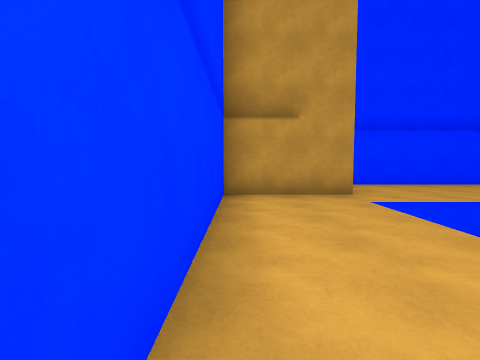
view 1 (above)

19 first-person views from a walk through a 3-D level made in the Unity game engine. The camera is 1.4 m above the floor, tilts 4° down and sees 80° across. The floor is counted in squares, 2 m on a side. Each view is taken from the middle of a square. On the plan, view 1 faces up. The plan holds only what a view shows up to about 10 squares ahead; the rest is blank. The place goes on beyond the plan.

view 2
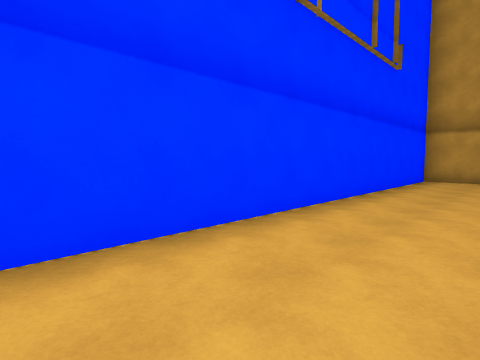

view 3
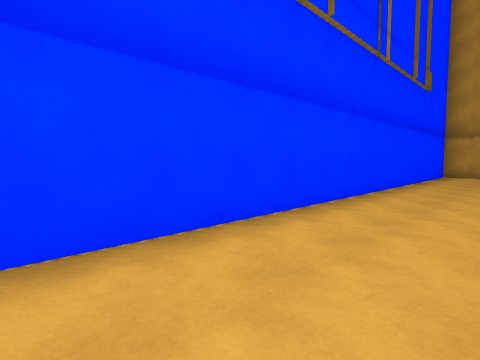

view 4
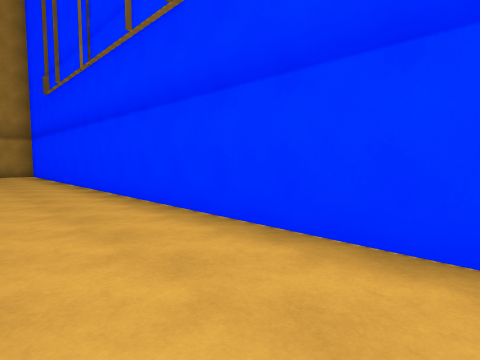

view 5
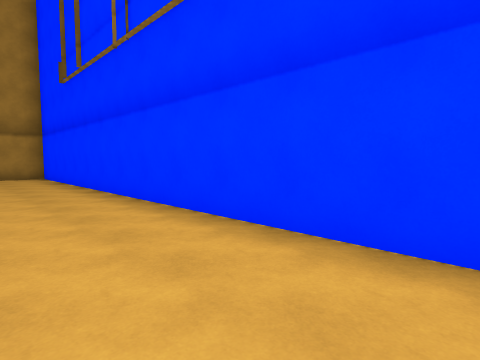

view 6
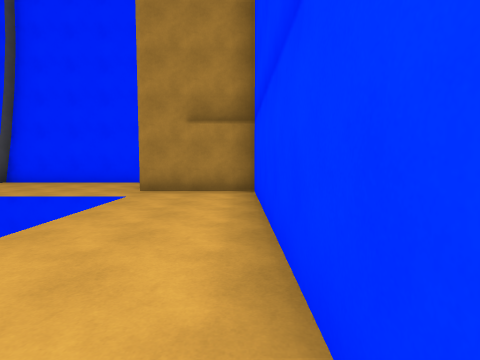

view 7
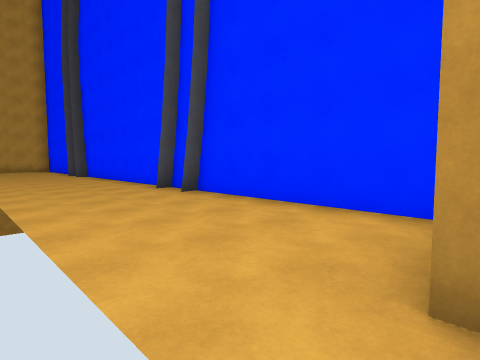

view 8
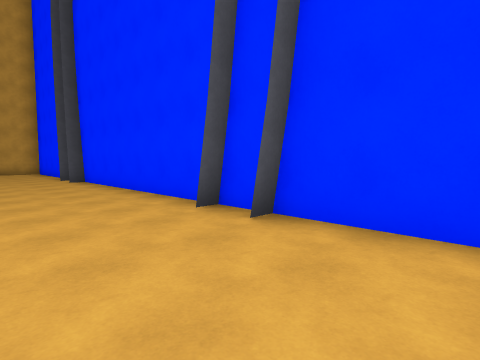

view 9
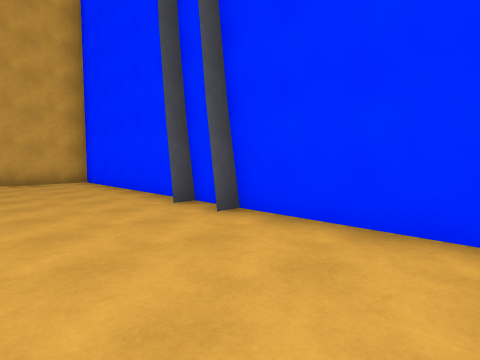

view 10
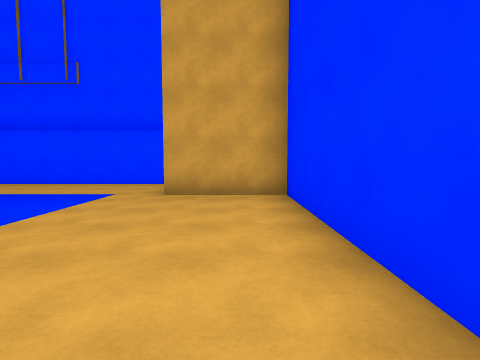

view 11
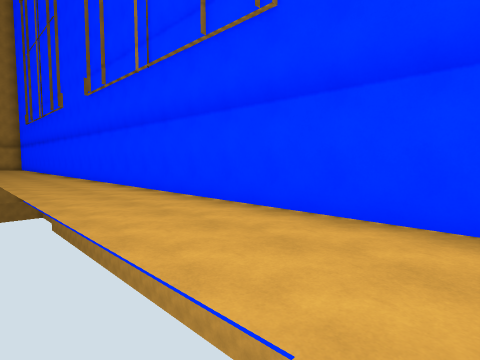

view 12
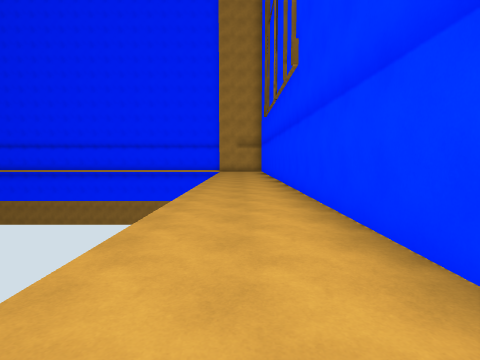

view 13
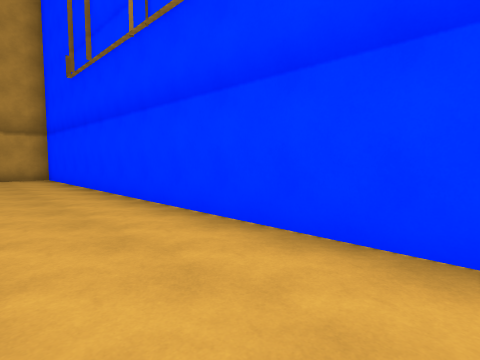

view 14
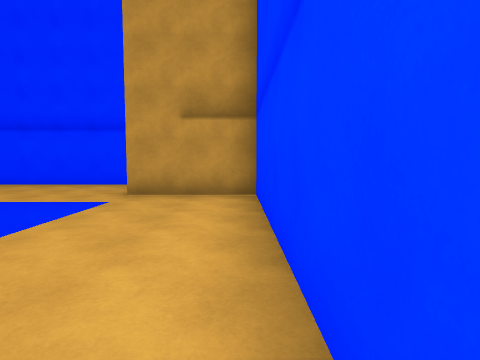

view 15
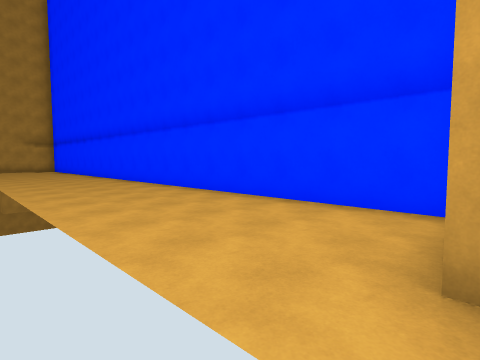

view 16
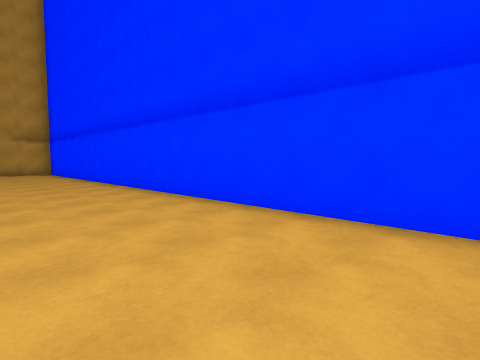

view 17
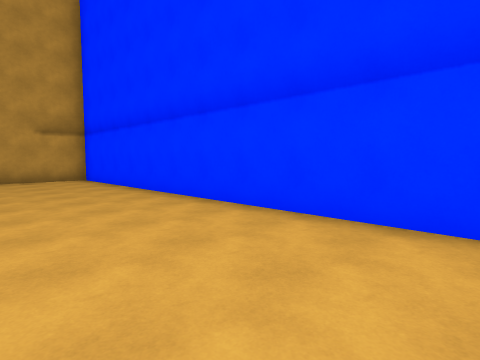

view 18
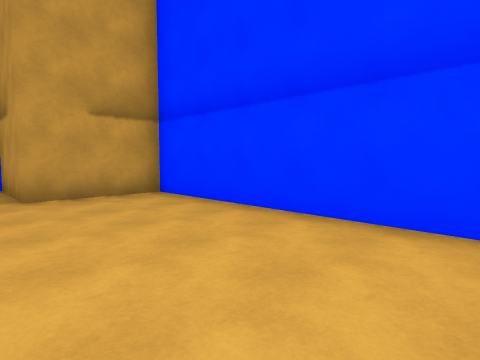

view 19
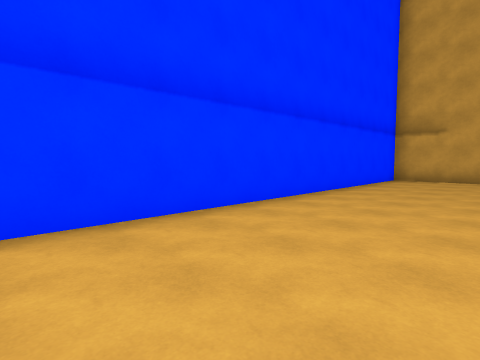

### Floor plan
Points are (right, up) in squares from view 1. A wall is a line through its corners. A room is listed if a view was taken in it or the views show most of it. See-through windows are left out.
Room 1 (views 1, 2, 3, 4, 5, 6, 7)
walls: (2.3, 5.7) (-0.3, 5.7) (-0.3, -19.5) (2.4, -19.5)
ways out: opening at (3, -19) to room 2; opening at (2, 5) to room 4
Room 2 (views 8, 9, 10)
walls: (2.6, -21.9) (21.7, -21.9) (21.7, -19.4)
ways out: opening at (3, -19) to room 1; opening at (21, -19) to room 3
Room 3 (views 11, 12, 13, 14, 15)
walls: (24.3, -18.9) (24.3, 5.7) (21.7, 5.7)
ways out: opening at (21, -19) to room 2; opening at (22, 5) to room 4
Room 4 (views 16, 17, 18, 19)
walls: (21.7, 5.7) (21.7, 8.2) (2.3, 8.2) (2.3, 5.7)
ways out: opening at (2, 5) to room 1; opening at (22, 5) to room 3

Where each view was taken, in squares from view 1:
view 1: 0 up, 0 right, facing up
view 2: 5 down, 2 right, facing up-left
view 3: 8 down, 2 right, facing up-left
view 4: 5 down, 2 right, facing down-left
view 5: 7 down, 2 right, facing down-left
view 6: 13 down, 0 right, facing down
view 7: 18 down, 2 right, facing down-right
view 8: 19 down, 5 right, facing down-right
view 9: 19 down, 12 right, facing down-right
view 10: 21 down, 16 right, facing right
view 11: 19 down, 21 right, facing up-right
view 12: 12 down, 23 right, facing up
view 13: 6 down, 22 right, facing up-right
view 14: 0 up, 24 right, facing up
view 15: 4 up, 22 right, facing up-left
view 16: 5 up, 18 right, facing up-left
view 17: 5 up, 13 right, facing up-left
view 18: 5 up, 8 right, facing up-left
view 19: 5 up, 11 right, facing up-right
